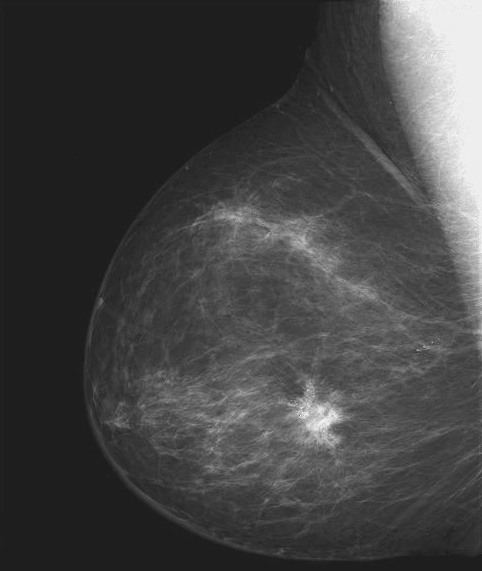
#> input picture resource/Fig0304(a)(breast_digital_Xray).tif, 482 x 571 px
$ jupyter execute chapter3.ipynb   (shell and % lines are left out)   (older library calls are emulated)
#> lines starting #> are read from the running program, lines starting #| are printed output that depends on the picture
### utils.py
# -*- coding: utf-8 -*-

import numpy as np
from scipy.signal import correlate2d
import matplotlib.pyplot as plt
from matplotlib import colors


def imshow(image, position=None, title=None, norm=True,
           axis='off', cmap='gray', interpolation=None):
    """Plot the image.

    Parameters
    ----------
    image : ndarray
        The image to be plotted.
    position : int or tuple of ints, optional
        The position of the subplot. See `pyplot.subplot()` for more
        details. If not None, create a subplot according to position and
        plot on it. (default to None)
    title : str, optional
        The title of the plot. (default to None, no title)
    norm : boolean, optional
        Whether to rescale image data into range [0, 1] before mapping to
        colors. (default to True)
        # TODO: support more complex normalizer.
    axis : str, optional
        Axis options. See `pyplot.imshow()` function for more details.
    cmap : str, optional
        Color map options. (default to 'gray', grayscale colormap)
    interpolation : str, optional
        Interpolation options. (default to None, no interpolation is
        applied)
    """
    if position is not None:
        if isinstance(position, tuple):
            plt.subplot(*position)
        elif isinstance(position, int):
            plt.subplot(position)
        else:
            raise ValueError('position should be an int or tuple of ints')

    if axis is not None:
        plt.axis(axis)
    if title is not None:
        plt.title(title)

    kwargs = {'cmap': cmap}
    if interpolation is not None:
        kwargs['interpolation'] = interpolation
    if not norm:
        kwargs['vmax'], kwargs['vmin'] = 255, 0
    plt.imshow(image, **kwargs)


# [118 lines left out: functions bimshow, plot_mask, conv2d, rescale, not called in this run]


# [9 lines that do not run on import are left out]

### chapter03/chapter3.ipynb
[cell 1]
import sys
import numpy as np
import matplotlib.pyplot as plt
import cv2 as cv

sys.path.append('../')
from utils import imshow

# Intensity Transformation and Spatial Filtering

The **spatial domain** is the (height-width) plane containing the pixels of an image. The transformations on spatial
domain usually involve transforming the intensity of a pixel according to the intensity of its neighbours. When the
shape of the neighbourhood is fixed, we move the neighbourhood template (also called mask, kernel, window, or filter)
across the spatial domain, and perform a transformation at each stop. This kind of procedure is called *spatial
filtering*.

In the simplest case, the neighbourhood consists of only the pixel to be transformed, and the transformation can be
represented as:

$$ s = T(r) $$

where $r, s$ are the intensities of the same pixel before and after the transformation respectively. We call this
kind of procedure *intensity transformation*. For discrete intensities, intensity transformation can be implemented via table lookups.

## Intensity Transformations

### Image Negatives

The negative of an image with intensity levels in range $[0, L - 1]$ is given by:

$$ s = L - 1 - r $$

Suited for enhancing white or gray detail embedded in dark regions of an image, especially when the black areas are
dominant in size.

[cell 2]
mammogram = cv.imread('../resource/Fig0304(a)(breast_digital_Xray).tif',
                      cv.IMREAD_GRAYSCALE)
#> mammogram is the input picture: shape (571, 482); min 21, max 255, mean 66.7

# Grayscale image has 2**8 grayscales.
negative_mammogram = 2 ** 8 - 1 - mammogram
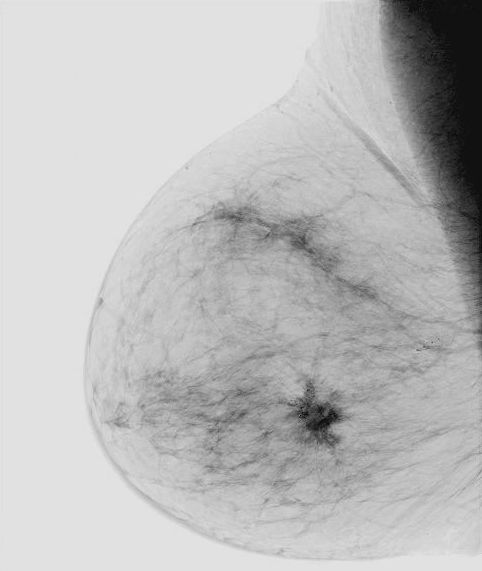
#> negative_mammogram: shape (571, 482); min 0, max 234, mean 188.3

# Plot these two images side by side.
imshow(mammogram, 121, title='Mammogram')
imshow(negative_mammogram, 122, title='Negative Mammogram')

plt.show()

### Log Transformations

The general form of log transformation is:

$$ s = c\log(1 + r) $$

where $r \ge 0$

**Characteristic:**
* map a narrow range of low intensity values into a wider range.
* map a wide range of high intensity values into a narrower range.

Suited for expanding the values of dark pixels while compressing the higher-level values.

[cell 3]
r = np.linspace(0, 255, 1000)
c = 256 / 8

plt.figure(figsize=(8, 8))
plt.axis([0, 255, 0, 255])
plt.plot(r, c * np.log2(1 + r))
plt.show()
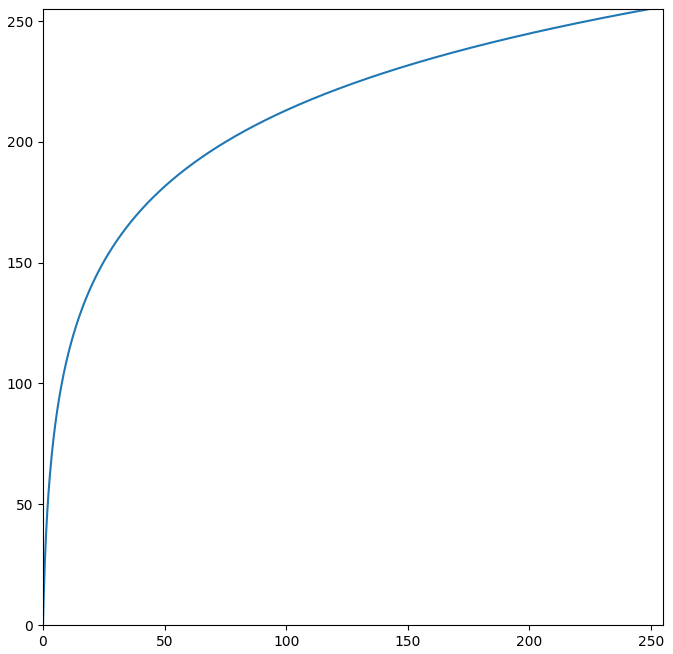
#> figure drawn by matplotlib, 1 panel; curve peaks at x = 255, y = 256

### Gamma Transformations

The general form of gamma (power-law) transformation (also called *gamma correction*) is:

$$ s = c\, r^\gamma $$

where $c, \gamma$ are positive constants.

**Note:**
* In order to keep the intensity range invariant, we can scale the grayscale value into interval `[0, 1]` (e.g. divide by 255) before the gamma transformation and then scale it back (e.g. multiply by 255) after the transformation.

[cell 4]
xs = np.linspace(0, 1, 1000)

gammas = (0.04, 0.10, 0.20, 0.40, 0.67, 1, 1.5, 2.5, 5.0, 10.0, 25.0)

plt.figure(figsize=(8, 8))
plt.axis([0, 1, 0, 1])
plt.title('s = $r^\gamma$')
for gamma in gammas:
    plt.plot(xs, np.power(xs, gamma), label=f'$\gamma$ = {gamma}')
plt.legend(bbox_to_anchor=(1.03, 1))
plt.show()
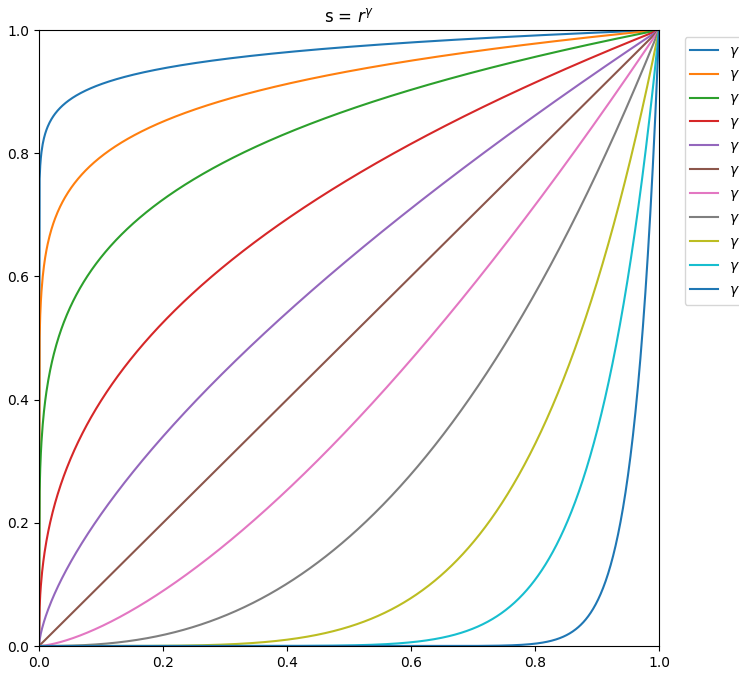
#> figure drawn by matplotlib, 1 panel; curve peaks at x = 1, y = 1; curve peaks at x = 1, y = 1; curve peaks at x = 1, y = 1

From the above figure, we can see that when $\gamma < 1.0$ the gamma transformation:

* maps a narrow range of low intensity values into a wider range.
* maps a wide range of high intensity values into a narrower range.

This is just like the log transformation. But when $\gamma > 1.0$ the gamma transformation has the
opposite effects.

[cell 5]
def gamma_correct(image, gamma=1.0):
    """Perform the gamma correction on image.

    Note: currently, it only supports transformations for grayscale
    images.

    Parameters
    ----------
    image: 2-dim ndarray
        The input grayscale image.
    gamma: float in [0, 1]
        Gamma value.
    Returns
    -------
    2-dim ndarray
        Gamma corrected image with the same shape as input image.
    """
    if gamma == 1.0:
        return image

    # Gamma transformation lookup talbe.
    L = 256
    lookup_table = np.arange(L, dtype=np.float)
    np.power(lookup_table / (L - 1), gamma, out=lookup_table)
    np.rint(lookup_table * (L - 1), out=lookup_table)
    lookup_table = lookup_table.astype(np.uint8, copy=False)

    return lookup_table[image]

[cell 6]
spine = cv.imread('../resource/Fig0308(a)(fractured_spine).tif',
                  cv.IMREAD_GRAYSCALE)
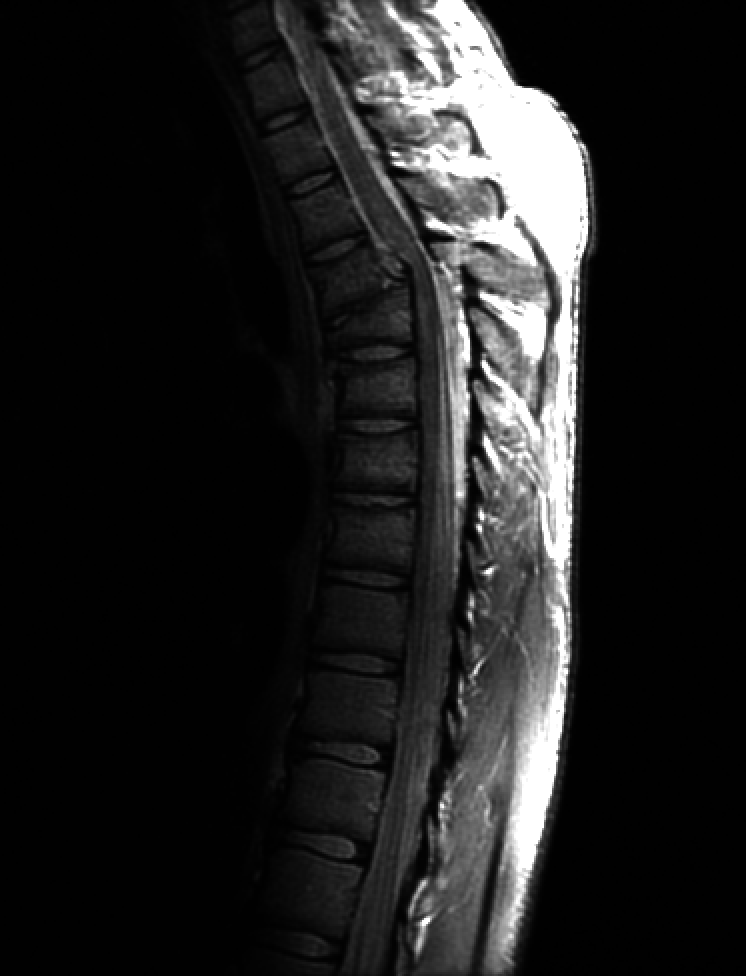
#> input picture resource/Fig0308(a)(fractured_spine).tif, 746 x 976 px
#> spine is the input picture: shape (976, 746); min 0, max 255, mean 32.6

gammas = [1.0, 0.6, 0.4, 0.3]
i = 1
plt.figure(figsize=(6, 8))
for gamma in gammas:
    if i == 1:
        imshow(spine, 221, title='spine')
    else:
        corrected_image = gamma_correct(spine, gamma=gamma)
        imshow(corrected_image, position=(2, 2, i), title=f'$\gamma$: {gamma}')
    i += 1
#> this loop made 4 passes
#> pass 3, `corrected_image = gamma_correct(spine, gamma=gamma)`:
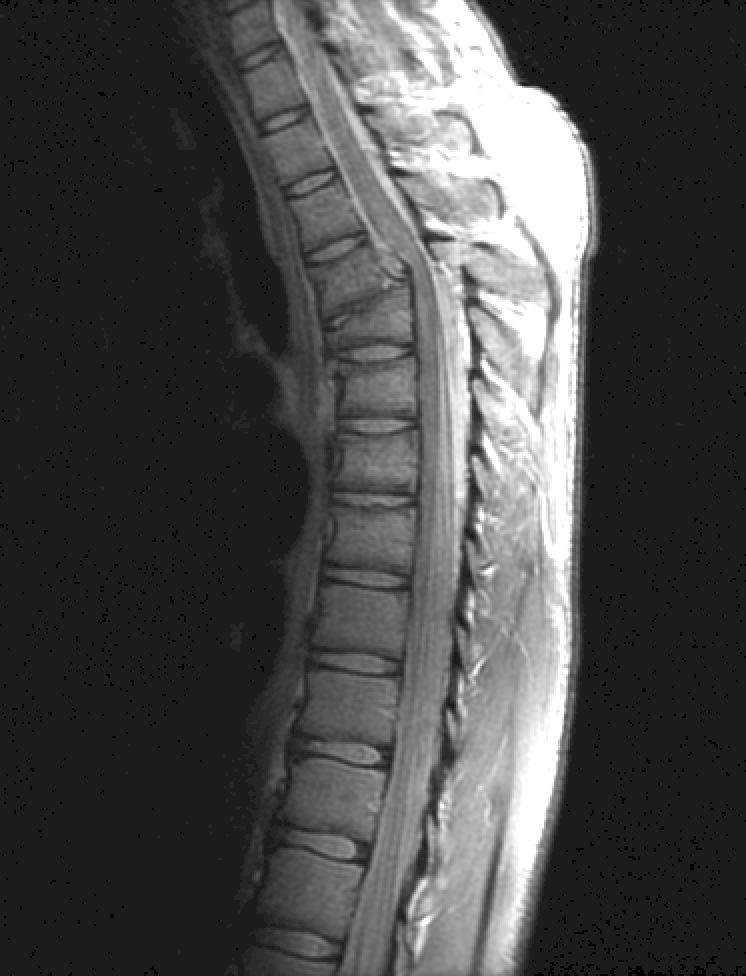
#> corrected_image: shape (976, 746); min 0, max 255, mean 72.5
#> after the loop, i = 5
plt.show()
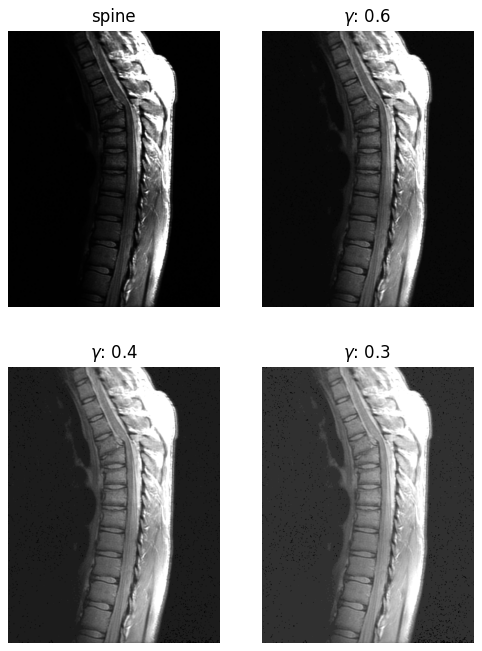
#> figure drawn by matplotlib, 4 panels

[cell 7]
aerial_image = cv.imread('../resource/Fig0309(a)(washed_out_aerial_image).tif',
                         cv.IMREAD_GRAYSCALE)
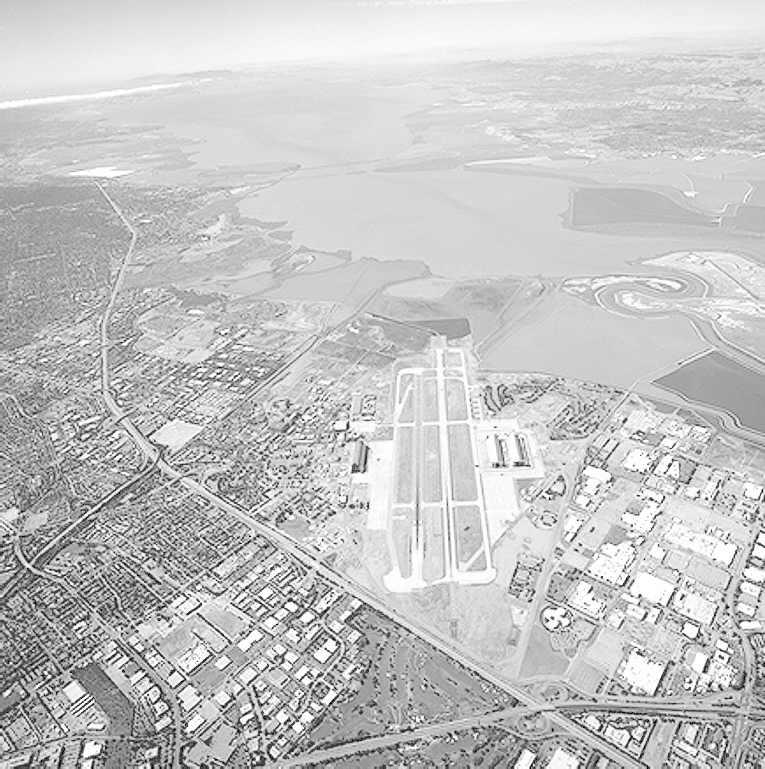
#> input picture resource/Fig0309(a)(washed_out_aerial_image).tif, 765 x 769 px
#> aerial_image is the input picture: shape (769, 765); min 0, max 255, mean 197.1

gammas = [1.0, 3.0, 4.0, 5.0]
i = 1
plt.figure(figsize=(8, 8))
for gamma in gammas:
    if i == 1:
        imshow(aerial_image, 221, title='spine')
    else:
        corrected_image = gamma_correct(aerial_image, gamma=gamma)
        imshow(corrected_image, position=(2, 2, i), title=f'$\gamma$: {gamma}')
    i += 1
#> this loop made 4 passes
#> pass 3, `corrected_image = gamma_correct(aerial_image, gamma=gamma)`:
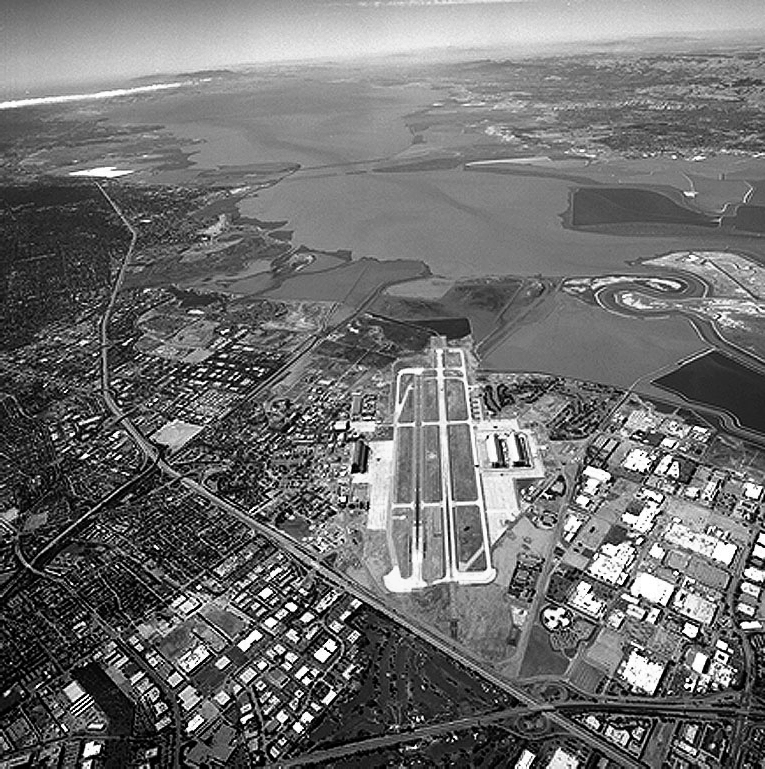
#> corrected_image: shape (769, 765); min 0, max 255, mean 110.7
#> after the loop, i = 5
plt.show()
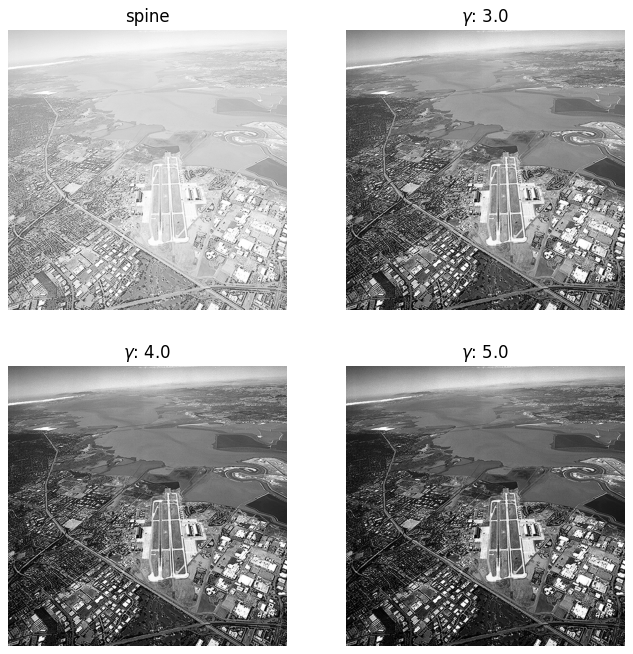
#> figure drawn by matplotlib, 4 panels
